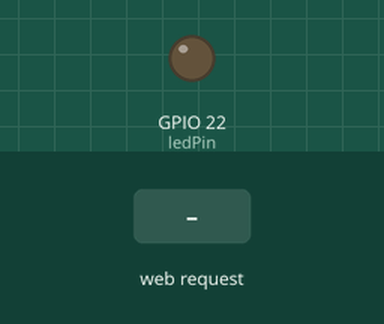
Simulated run of this sketch. Board: ESP32. Parts: output pins drawn as LEDs (lit = HIGH). Inputs (shaded band) come from the test bench. WiFi joins after 1.5 s; servers stay silent unless stated; what the sketch prints to the serial monitor is not drawn.

Above: at 5.2 s.
5.3 s: HTTP request GET /ON received
At 8.2 s:
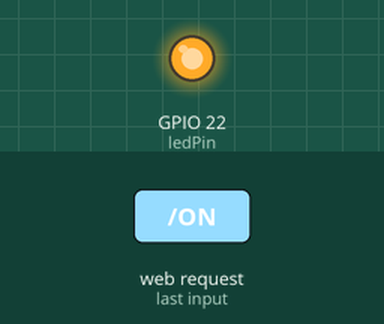
9.0 s: HTTP request GET /OFF received
At 10.6 s:
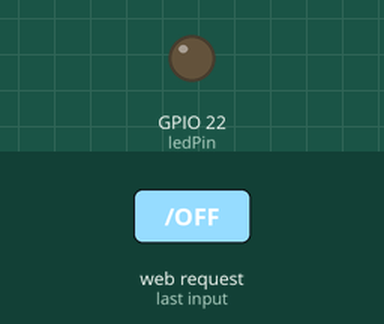
Timing chart, 0 to 12.1 s (numbered marks = the images above; inputs shaded):
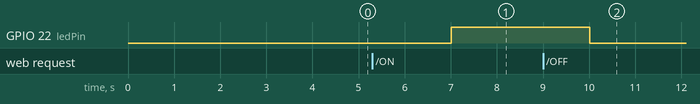

Measured:
- after the input at 5.3 s, GPIO 22 (ledPin): LOW → HIGH after 1.7 s
- after the input at 9.0 s, GPIO 22 (ledPin): HIGH → LOW after 1.0 s

The sketch:

code.ino
```cpp
// Include the Wi-Fi library for ESP32
#include <WiFi.h>

// Wi-Fi credentials
const char* ssid = "YOUR_WIFI_NAME";
const char* password = "YOUR_WIFI_PASSWORD";

// Create a web server object on port 80
WiFiServer server(80);

// GPIO pin connected to the LED
int ledPin = 22;

// Variable used to store incoming HTTP requests
String request = "";

void setup() {

  // Start serial communication for debugging
  Serial.begin(115200);

  // Small startup delay
  delay(2000);

  Serial.println("Starting ESP32...");

  // Configure LED pin as output
  pinMode(ledPin, OUTPUT);

  // Connect ESP32 to Wi-Fi network
  WiFi.begin(ssid, password);

  Serial.print("Connecting to Wi-Fi");

  // Wait until Wi-Fi connection is successful
  while (WiFi.status() != WL_CONNECTED) {
    delay(1000);
    Serial.print(".");
  }

  // Display successful connection message
  Serial.println("\nWi-Fi connected!");

  // Print ESP32 local IP address
  Serial.print("ESP32 IP Address: ");
  Serial.println(WiFi.localIP());

  // Start the web server
  server.begin();

  Serial.println("Web server started!");
}

void loop() {

  // Check if a client has connected to the server
  WiFiClient client = server.available();

  // If a client connects
  if (client) {

    Serial.println("Client connected");

    String currentLine = "";

    // Keep connection active while client is connected
    while (client.connected()) {

      // Check if data is available from client
      if (client.available()) {

        // Read one character from incoming request
        char c = client.read();

        // Store character in request string
        request += c;

        // Detect end of line
        if (c == '\n') {

          // Empty line means end of HTTP request
          if (currentLine.length() == 0) {

            // If URL contains "/ON", turn LED ON
            if (request.indexOf("GET /ON") >= 0) {
              digitalWrite(ledPin, HIGH);
              Serial.println("LED turned ON");
            }

            // If URL contains "/OFF", turn LED OFF
            if (request.indexOf("GET /OFF") >= 0) {
              digitalWrite(ledPin, LOW);
              Serial.println("LED turned OFF");
            }

            // Send HTTP response header
            client.println("HTTP/1.1 200 OK");
            client.println("Content-type:text/html");
            client.println();

            // Create webpage content
            client.println("<html><body>");
            client.println("<h1>ESP32 LED Control</h1>");

            // ON button
            client.println("<a href=\"/ON\"><button>ON</button></a>");

            // OFF button
            client.println("<a href=\"/OFF\"><button>OFF</button></a>");

            client.println("</body></html>");

            // End HTTP response
            client.println();

            // Exit loop after sending response
            break;
          }

          // Clear current line for next line of request
          else {
            currentLine = "";
          }
        }

        // Add character to current line if not carriage return
        else if (c != '\r') {
          currentLine += c;
        }
      }
    }

    // Clear stored request after processing
    request = "";

    // Disconnect client
    client.stop();

    Serial.println("Client disconnected");
  }

  // Small delay for stability
  delay(3000);
}
```
